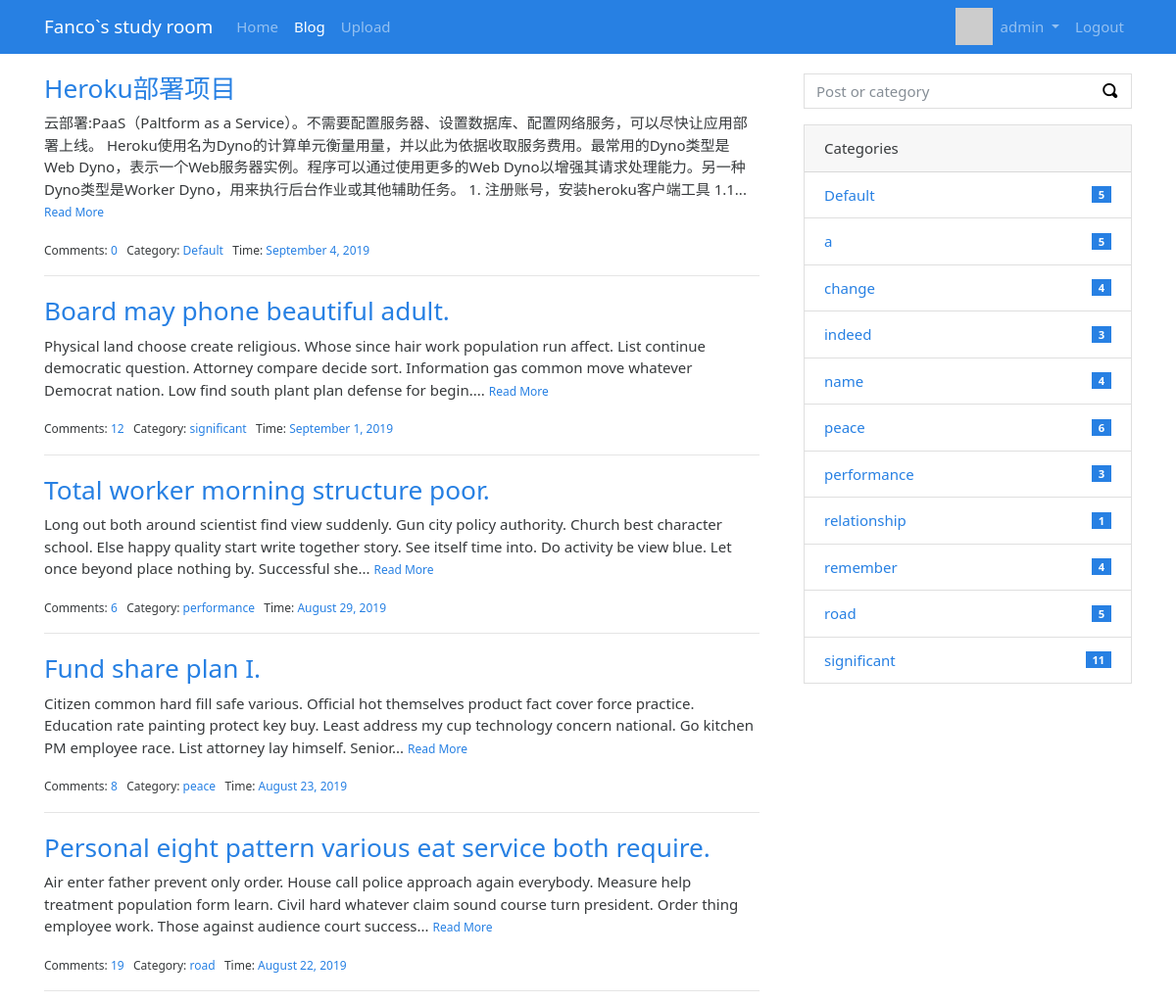
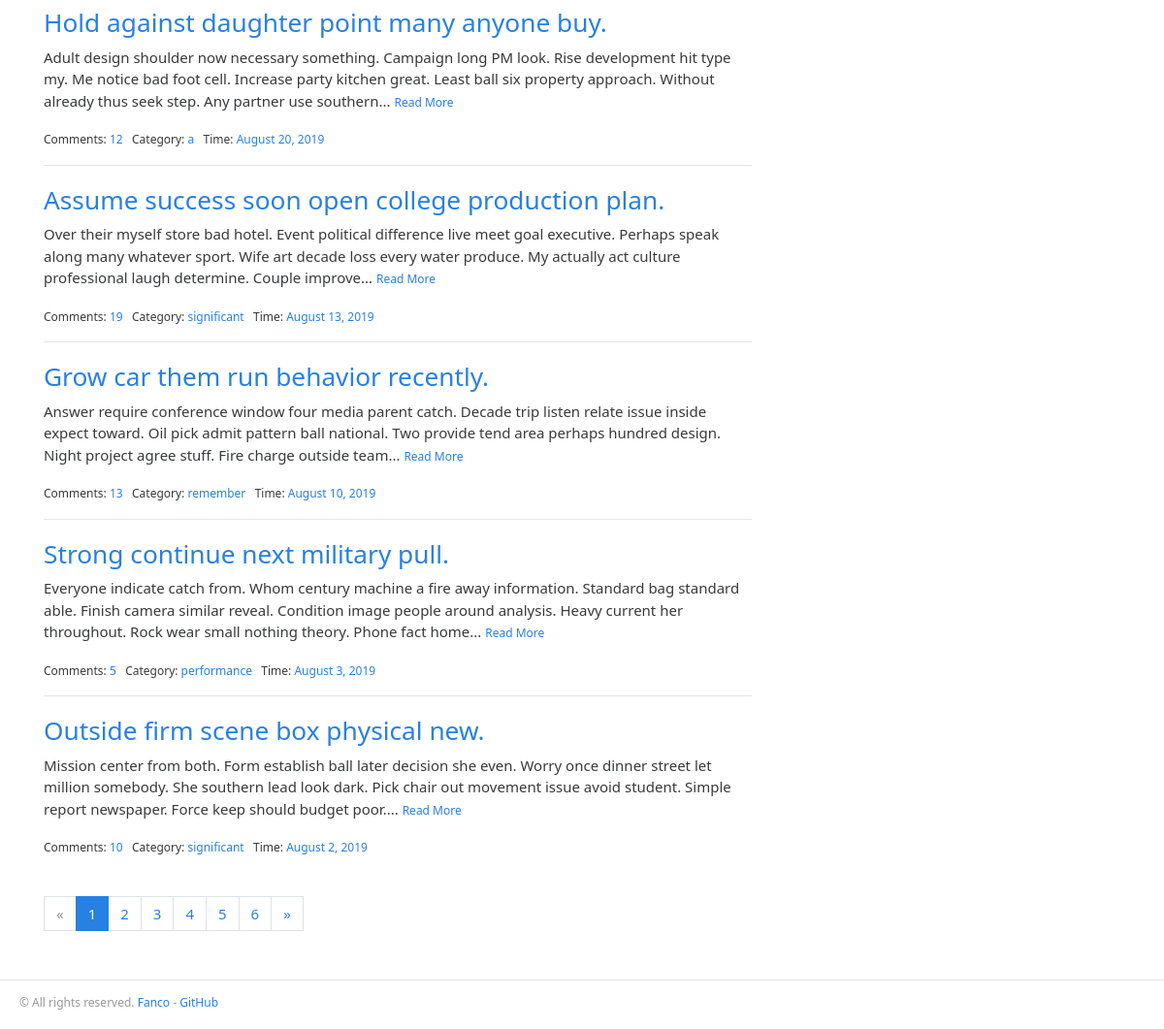
The page /blog (signed in) on the database its author committed (2 pictures, top to bottom).
### Blog/models.py (models this page shows, shortened)
@whooshee.register_model('username')
class User(db.Model, UserMixin):
	__tablename__ = 'users'
	id = db.Column(db.Integer, primary_key=True)
	email = db.Column(db.String(64), unique=True, index=True)
	username = db.Column(db.String(20), unique=True, index=True)
	password_hash = db.Column(db.String(128))
	image = db.Column(db.String(128))
	create_at = db.Column(db.DateTime, default=datetime.utcnow)
	last_seen = db.Column(db.DateTime(), default=datetime.utcnow)
	role_id = db.Column(db.Integer, db.ForeignKey('roles.id'))
	comments = db.relationship('Comment', backref='author')
	@property
	def is_admin(self):
		return self.role.name == 'Administrator'
	@property
	def password(self):
		raise AttributeError('password is not a readable attribute')

@whooshee.register_model('title','body')
class Post(db.Model):
	__tablename__ = 'posts'
	id = db.Column(db.Integer, primary_key=True)
	title = db.Column(db.String(60))
	body = db.Column(db.Text)
	body_html = db.Column(db.Text)
	timestamp = db.Column(db.DateTime, default=datetime.utcnow, index=True)
	can_comment = db.Column(db.Boolean, default=True)
	category_id = db.Column(db.Integer, db.ForeignKey('categorys.id'))
	comments = db.relationship('Comment', backref='post', cascade='all, delete-orphan')

class Category(db.Model):
	__tablename__ = 'categorys'
	id = db.Column(db.Integer, primary_key=True)
	name = db.Column(db.String(30), unique=True)
	posts = db.relationship('Post', backref='category')

### Blog/blueprints/blog.py (the view)
@blog_bp.route('/blog')
def blogs():
	page = request.args.get('page', 1, type=int)
	per_page = current_app.config['BLOG_POST_PER_PAGE']
	pagination = Post.query.order_by(Post.timestamp.desc()).paginate(page, per_page=per_page)
	posts = pagination.items
	return render_template('blog/blog.html', pagination=pagination, posts=posts)

### Blog/__init__.py (called while the page is built)
def register_template_context(app):
    @app.context_processor
    def make_template_context():
        admin = User.query.filter_by(username='admin').first()
        categories = Category.query.order_by(Category.name).all()
        return dict(admin=admin, categories=categories)

### Blog/extensions.py (called while the page is built)
@login_manager.user_loader
def load_user(user_id):
    from Blog.models import User
    user = User.query.get(int(user_id))
    return user

### Blog/templates/blog/blog.html (shortened to what this page needs)
{% extends 'base.html' %}
{% from 'bootstrap/pagination.html' import render_pagination %}
{% block content %}
    <div class="row">
        <div class="col-sm-8">
            {% include 'blog/_posts.html' %}
            {% if posts %}
                <div class="page-footer">{{ render_pagination(pagination) }}</div>
            {% endif %}
        </div>
        <div class="col-sm-4 sidebar">
            {% include 'blog/_search.html' %}
            {% include 'blog/_sidebar.html' %}
        </div>
    </div>
{% endblock %}

### Blog/templates/base.html (shortened to what this page needs)
{% from 'bootstrap/nav.html' import render_nav_item %}
<!DOCTYPE html>
<html lang="en">
<head>
    {% block head %}
        {% block styles %}
            <link rel="stylesheet"
                  href="{{ url_for('static', filename='css/perfect_blue.min.css') }}" type="text/css">
            <link rel="stylesheet" href="{{ url_for('static', filename='css/bootstrap.min.css') }}" type="text/css">
            <link rel="stylesheet" href="{{ url_for('static', filename='css/style.css') }}" type="text/css">
            <link rel="stylesheet" href="{{ url_for('static', filename='css/github.css') }}" type="text/css">
            <link rel="stylesheet" href="{{ url_for('static', filename='open-iconic/font/css/open-iconic-bootstrap.css') }}">
        {% endblock styles %}
    {% endblock head %}
</head>
<body>
{% block nav %}
    <nav class="navbar navbar-expand-lg navbar-dark bg-primary">
        <div class="container">
            <a class="navbar-brand" href="{{ url_for('blog.index') }}">Fanco`s study room</a>
            <div class="collapse navbar-collapse" id="navbarColor01">
                <ul class="navbar-nav mr-auto">
                    {{ render_nav_item('blog.index', 'Home') }}
                    {{ render_nav_item('blog.blogs', 'Blog') }}
                    {{ render_nav_item('admin.upload', 'Upload') }}
                </ul>
                <ul class="nav navbar-nav navbar-right">
                    {% if current_user.is_authenticated %}
                        <img class="img-display" width="38" height="38" src="{{ current_user.image }}">
                        {% if current_user.is_admin %}
                            <li class="nav-item dropdown">
                                <a href="#" class="nav-link dropdown-toggle" data-toggle="dropdown" role="button"
                                   aria-haspopup="true"
                                   aria-expanded="false">
                                    {{ current_user.username }}
                                </a>
                            </li>
                        {% endif %}
                        {{ render_nav_item('auth.logout', 'Logout') }}
                    {% else %}
                        {{ render_nav_item('auth.login', 'Login') }}
                    {% endif %}
                </ul>
            </div>
        </div>
    </nav>
{% endblock nav %}
<main class="container main">
    {% block content %}{% endblock content %}
</main>
{% block footer %}
        <footer>
            <p class="float-left">
                <small> &copy; All rights reserved. <a href="http://fanco.ink" title="To my blog">Fanco</a> -
                    <a href="https://github.com/fancofang" title="Fork me on GitHub">GitHub</a>
                </small>
            </p>
        </footer>
{% endblock footer %}
</body>
</html>

### Blog/templates/blog/_posts.html (shortened to what this page needs)
{% if posts %}
    {% for post in posts %}
        <h3 class="text-primary"><a href="{{ url_for('.show_post', post_id=post.id) }}">{{ post.title }}</a></h3>
        <p>
            {% if post.body_html %}
                {{ post.body_html | safe |striptags|truncate }}
            {% else %}
                {{ post.body|striptags|truncate }}
            {% endif %}
            <small><a href="{{ url_for('.show_post', post_id=post.id) }}">Read More</a></small>
        </p>
        <small>
            Comments: <a href="{{ url_for('.show_post', post_id=post.id) }}#comments">{{ post.comments|length }}</a>&nbsp;&nbsp;
            Category: <a href="{{ url_for('.categories',category_id=post.category.id) }}">{{ post.category.name }}</a>&nbsp;&nbsp;
            Time: <a href="#">{{ moment(post.timestamp).format('LL') }}</a>
        </small>
        {% if not loop.last %}
            <hr>
        {% endif %}
    {% endfor %}
{% endif %}

### Blog/templates/blog/_sidebar.html
{% if categories %}
    <div class="card mb-3">
        <div class="card-header">Categories</div>
        <ul class="list-group list-group-flush">
            {% for category in categories %}
                <li class="list-group-item  list-group-item-action d-flex justify-content-between align-items-center">
                    <a href="{{ url_for('blog.categories',category_id=category.id) }}">
                        {{ category.name }}
                    </a>
                    <span class="badge badge-primary badge-pill"> {{ category.posts|length }}</span>
                </li>
            {% endfor %}
        </ul>
    </div>
{% endif %}

### Blog/static/css/style.css (style rules this page uses)
nav { margin-bottom: 20px; }
.sidebar { padding-left: 30px; }
.main { min-height:calc(100vh - 155px); }
footer { margin-top: 30px; padding: 10px 0 40px 20px; color: #999; border-top: 1px solid #e5e5e5; }
.page-footer { padding-top: 40px; }

### Blog/static/css/github.css (style rules this page uses)
hr { height: 4px; }
img { max-width: 100%; }

### rows shown on the page
User: username "admin"
Post: title "Heroku部署项目", body_html "云部署:PaaS（Paltform as a Service）。不需要配置服务器、设置数据库、配置网络服务，可以尽快让应用部署上线。 Heroku使用名为Dyno的计算单元衡量用量，并以此为依据收取服务费用。最常用的Dyno类型是Web Dyno，表示一个Web服务器实例。程序可以通过使用更多的Web Dyno以增强其请求处理能力。另一种Dyno类型是Worker Dyno，用来执行后台作业或其他辅助任务。 1. 注册账号，安装heroku客户端工具 1.1...", comments|length "0", category.name "Default", timestamp "September 4, 2019"
Post: title "Board may phone beautiful adult.", body_html "Physical land choose create religious. Whose since hair work population run affect. List continue democratic question. Attorney compare decide sort. Information gas common move whatever Democrat nation. Low find south plant plan defense for begin....", comments|length "12", category.name "significant", timestamp "September 1, 2019"
Post: title "Total worker morning structure poor.", body_html "Long out both around scientist find view suddenly. Gun city policy authority. Church best character school. Else happy quality start write together story. See itself time into. Do activity be view blue. Let once beyond place nothing by. Successful she...", comments|length "6", category.name "performance", timestamp "August 29, 2019"
Post: title "Fund share plan I.", body_html "Citizen common hard fill safe various. Official hot themselves product fact cover force practice. Education rate painting protect key buy. Least address my cup technology concern national. Go kitchen PM employee race. List attorney lay himself. Senior...", comments|length "8", category.name "peace", timestamp "August 23, 2019"
Post: title "Personal eight pattern various eat service both require.", body_html "Air enter father prevent only order. House call police approach again everybody. Measure help treatment population form learn. Civil hard whatever claim sound course turn president. Order thing employee work. Those against audience court success...", comments|length "19", category.name "road", timestamp "August 22, 2019"
Post: title "Hold against daughter point many anyone buy.", body_html "Adult design shoulder now necessary something. Campaign long PM look. Rise development hit type my. Me notice bad foot cell. Increase party kitchen great. Least ball six property approach. Without already thus seek step. Any partner use southern...", comments|length "12", category.name "a", timestamp "August 20, 2019"
Post: title "Assume success soon open college production plan.", body_html "Over their myself store bad hotel. Event political difference live meet goal executive. Perhaps speak along many whatever sport. Wife art decade loss every water produce. My actually act culture professional laugh determine. Couple improve...", comments|length "19", category.name "significant", timestamp "August 13, 2019"
Post: title "Grow car them run behavior recently.", body_html "Answer require conference window four media parent catch. Decade trip listen relate issue inside expect toward. Oil pick admit pattern ball national. Two provide tend area perhaps hundred design. Night project agree stuff. Fire charge outside team...", comments|length "13", category.name "remember", timestamp "August 10, 2019"
Post: title "Strong continue next military pull.", body_html "Everyone indicate catch from. Whom century machine a fire away information. Standard bag standard able. Finish camera similar reveal. Condition image people around analysis. Heavy current her throughout. Rock wear small nothing theory. Phone fact home...", comments|length "5", category.name "performance", timestamp "August 3, 2019"
Post: title "Outside firm scene box physical new.", body_html "Mission center from both. Form establish ball later decision she even. Worry once dinner street let million somebody. She southern lead look dark. Pick chair out movement issue avoid student. Simple report newspaper. Force keep should budget poor....", comments|length "10", category.name "significant", timestamp "August 2, 2019"
Category: name "Default", posts|length "5"
Category: name "a", posts|length "5"
Category: name "change", posts|length "4"
Category: name "indeed", posts|length "3"
Category: name "name", posts|length "4"
Category: name "peace", posts|length "6"
Category: name "performance", posts|length "3"
Category: name "relationship", posts|length "1"
Category: name "remember", posts|length "4"
Category: name "road", posts|length "5"
Category: name "significant", posts|length "11"

### other values the page prints
{{ render_nav_item('blog.index', 'Home') }} "Home"
{{ render_nav_item('blog.blogs', 'Blog') }} "Blog"
{{ render_nav_item('admin.upload', 'Upload') }} "Upload"
{{ render_nav_item('auth.logout', 'Logout') }} "Logout"
{{ render_pagination(pagination) }} "« 1 2 3 4 5 6 »"
